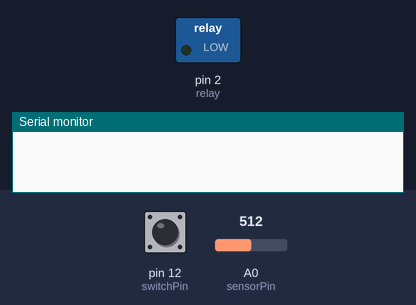
Simulated run of this sketch. Board: Arduino Uno, built with avr-gcc and run on an emulated ATmega328P. Parts: switched loads named in the sketch (green lamp = pin HIGH), the last lines printed to the serial monitor. The inputs (shaded band) are chosen by the test bench; at power-on: pin 12 (switchPin) HIGH, A0 (sensorPin) = 512.

Above: at 1.2 s.
1.3 s: pin 12 (switchPin) pulled LOW for 0.15 s
At 2.6 s:
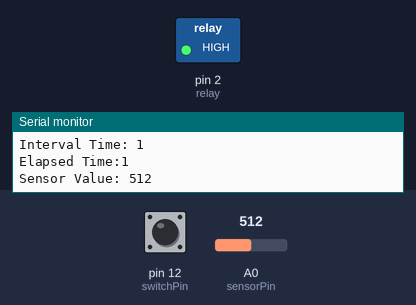
2.9 s: pin 12 (switchPin) pulled LOW for 1 s
At 5.1 s:
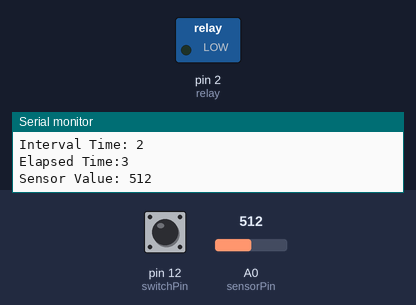
5.4 s: pin 12 (switchPin) pulled LOW for 3.2 s
At 8.9 s:
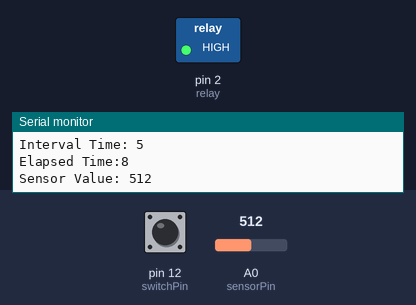
Timing chart, 0 to 10.4 s (numbered marks = the images above; inputs shaded):
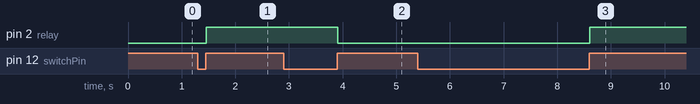

The sketch:

roomLight_v3.ino
```cpp
#include<Bounce2.h>
Bounce bounceObject=Bounce();

const int sensorPin=A0;
const int relay=2;
const int switchPin=12;
const float signalVoltage = 3.0; //use a multi-meter to measure the output signal voltage of PIR sensor when triggered

int state=LOW;
int timeStart=0;
int timeNow;
int time_interval=0;
int timeToSleep=5400; //time until light shuts off, in seconds (5400 = 1.5 hrs)

int s = map(signalVoltage, 0, 5, 0, 1023);


void setup() {
  Serial.begin(9600);
  pinMode(relay,OUTPUT);
  pinMode(switchPin,INPUT);
  bounceObject.attach(switchPin);
}

void loop() {

  if (analogRead(A0) > s && analogRead(A0) < 1.05*s){ //if sensor detects something, turn on lights

    timeStart=millis()/1000; //update timeStart
    state=HIGH;
    digitalWrite(relay,state);
    Serial.println("\n\n\n***Sensor tripped!***");
    printStatus();
    delay(1000*4); //sensor outputs high for about 2 seconds; wait for it to output low again
  }

  if (bounceObject.update() && bounceObject.read()==HIGH){ //if bedside switch is pressed
    state=!state; //turn lights on if they're off, turn off if they're on
    timeStart=millis()/1000; //update timeStart
    digitalWrite(relay,state);

    Serial.println("\n\n\n***Switch pressed***");
    printStatus();
  }

  timeNow=millis()/1000;

  time_interval=timeNow-timeStart;

  if(time_interval>timeToSleep){
    if (state==HIGH){
      state=LOW; //turn off the light
      digitalWrite(relay,state);
      Serial.println("\n\n\n***Time Expired***");
      printStatus();
    }
  }
}


void printStatus(){
  Serial.print("State: ");
  Serial.println(state);
  Serial.print("Interval Time: ");
  Serial.println(time_interval);
  Serial.print("Elapsed Time:");
  Serial.println(millis()/1000);
  Serial.print("Sensor Value: ");
  Serial.println(analogRead(A0));
}
```

Measured:
- after the input at 1.3 s, pin 2 (relay): LOW → HIGH after 0.16 s
- after the input at 2.9 s, pin 2 (relay): HIGH → LOW after 1.0 s
- after the input at 5.4 s, pin 2 (relay): LOW → HIGH after 3.2 s
